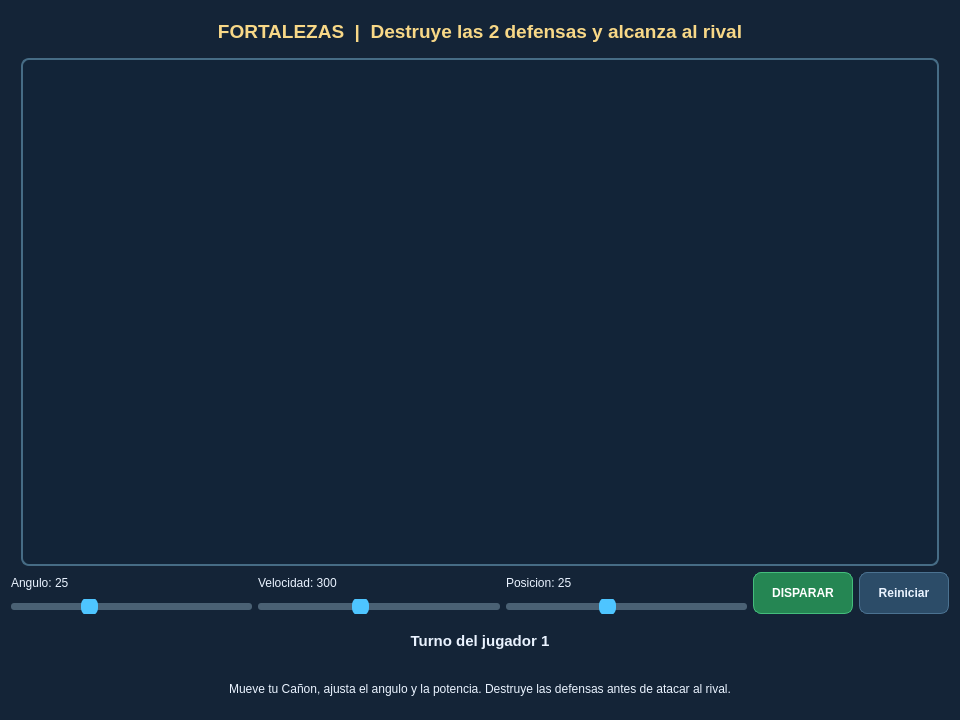
<?xml version="1.0" encoding="UTF-8"?>
<ui version="4.0"><class>Widget</class><widget class="QWidget" name="Widget"><property name="geometry"><rect><x>0</x><y>0</y><width>960</width><height>720</height></rect></property><property name="windowTitle"><string>Juego de fortalezas - Practica 5</string></property><property name="styleSheet"><string>QWidget { background: #142437; color: #eaf3ff; font-size: 12px; } QLabel { color: #eaf3ff; } QPushButton { background: #2c4c68; border: 1px solid #4b7291; padding: 8px 14px; border-radius: 8px; font-weight: bold; } QPushButton:hover { background: #39668c; } QSlider::groove:horizontal { background: #4a6174; height: 7px; border-radius: 3px; } QSlider::handle:horizontal { background: #4ec5ff; width: 17px; margin: -6px 0; border-radius: 8px; }</string></property><layout class="QVBoxLayout" name="verticalLayout"><item><widget class="QLabel" name="titulo"><property name="text"><string>FORTALEZAS  |  Destruye las 2 defensas y alcanza al rival</string></property><property name="alignment"><set>Qt::AlignCenter</set></property><property name="styleSheet"><string>font-size: 19px; font-weight: bold; color: #f8d887; padding: 6px;</string></property></widget></item><item alignment="Qt::AlignHCenter"><widget class="QGraphicsView" name="vista"><property name="minimumSize"><size><width>918</width><height>508</height></size></property><property name="maximumSize"><size><width>918</width><height>508</height></size></property><property name="styleSheet"><string>border: 2px solid #466c85; background: #122438; border-radius: 8px;</string></property></widget></item><item><layout class="QHBoxLayout" name="controles"><item><layout class="QVBoxLayout" name="grupoangulo"><item><widget class="QLabel" name="valorAngulo"><property name="text"><string>Angulo: 25</string></property></widget></item><item><widget class="QSlider" name="angulo"><property name="minimum"><number>0</number></property><property name="maximum"><number>80</number></property><property name="value"><number>25</number></property><property name="orientation"><enum>Qt::Horizontal</enum></property></widget></item></layout></item><item><layout class="QVBoxLayout" name="grupovelocidad"><item><widget class="QLabel" name="valorVelocidad"><property name="text"><string>Velocidad: 300</string></property></widget></item><item><widget class="QSlider" name="velocidad"><property name="minimum"><number>120</number></property><property name="maximum"><number>550</number></property><property name="value"><number>300</number></property><property name="orientation"><enum>Qt::Horizontal</enum></property></widget></item></layout></item><item><layout class="QVBoxLayout" name="grupoposicion"><item><widget class="QLabel" name="valorPosicion"><property name="text"><string>Posicion: 25</string></property></widget></item><item><widget class="QSlider" name="posicion"><property name="minimum"><number>0</number></property><property name="maximum"><number>60</number></property><property name="value"><number>25</number></property><property name="orientation"><enum>Qt::Horizontal</enum></property></widget></item></layout></item><item><widget class="QPushButton" name="botonDisparar"><property name="text"><string>DISPARAR</string></property><property name="minimumSize"><size><width>100</width><height>42</height></size></property><property name="styleSheet"><string>background: #258653; color: white; border: 1px solid #44bd7c; border-radius: 8px; font-weight: bold;</string></property></widget></item><item><widget class="QPushButton" name="reiniciar"><property name="text"><string>Reiniciar</string></property><property name="minimumSize"><size><width>90</width><height>42</height></size></property></widget></item></layout></item><item><widget class="QLabel" name="estado"><property name="text"><string>Turno del jugador 1</string></property><property name="alignment"><set>Qt::AlignCenter</set></property><property name="styleSheet"><string>font-size: 15px; font-weight: bold;</string></property></widget></item><item><widget class="QLabel" name="objetivo"><property name="text"><string>Mueve tu Cañon, ajusta el angulo y la potencia. Destruye las defensas antes de atacar al rival.</string></property><property name="alignment"><set>Qt::AlignCenter</set></property></widget></item></layout></widget><resources/><connections/></ui>
